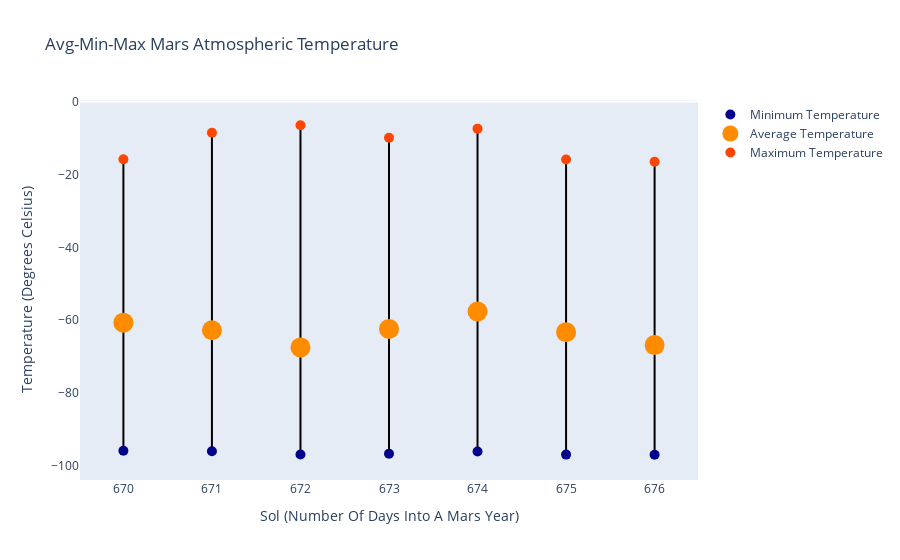

Notebook code cell kept with this figure:
### Markdown cell above
Notice above this **properties** variable that I'm working with. This is a dictionary which will take properties for our minimum, average and maximum. We'll fill this dictionary and plot our new figure:

### Code cell
#Basic graph Parameters
temp_graph_title = "Avg-Min-Max Mars Atmospheric Temperature"
xaxis_title = "Sol (Number Of Days Into A Mars Year)"
yaxis_title = "Temperature (Degrees Celsius)"

line_width = 2
line_colour = "black"

#Key For Each Attribute
min_key = "mn"
avg_key = "av"
max_key = "mx"
sol_key = "sol_id"

#Minimum Attribute Properties
min_prop = {
	"data"   : temperatures[min_key],
	"colour" : "darkblue",
	"size"   : 10,
	"name"  : "Minimum Temperature"
}

#Average Attribute Properties
avg_prop = {
	"data"   : temperatures[avg_key],
	"colour" : "darkorange",
	"size"   : 20,
	"name"  : "Average Temperature"
}

#Maximum Attribute Properties
max_prop = {
	"data"   : temperatures[max_key],
	"colour" : "orangered",
	"size"   : 10,
	"name"  : "Maximum Temperature"
}

temp_graph = go.Figure()

#Put Functions To Work!
plot_min_max_avg_graph(temp_graph, sols, min_prop, avg_prop, max_prop)
add_connection_lines(temp_graph, temperatures, sol_key, min_key, max_key, line_colour, line_width)
update_graph(temp_graph, temp_graph_title, xaxis_title, yaxis_title)

temp_graph.show()

### Figure 1 — Plotly figure (JSON) as saved in the notebook; plotly's stock layout.template omitted (floating-point values rounded to 4 significant figures)
{"data": [{"marker": {"color": "darkblue", "size": 10}, "mode": "markers", "name": "Minimum Temperature", "showlegend": true, "type": "scatter", "x": ["670", "671", "672", "673", "674", "675", "676"], "y": [-95.82, -95.96, -96.83, -96.65, -96.01, -96.87, -96.91]}, {"marker": {"color": "darkorange", "size": 20}, "mode": "markers", "name": "Average Temperature", "showlegend": true, "type": "scatter", "x": ["670", "671", "672", "673", "674", "675", "676"], "y": [-60.66, -62.76, -67.45, -62.39, -57.6, -63.28, -66.83]}, {"marker": {"color": "orangered", "size": 10}, "mode": "markers", "name": "Maximum Temperature", "showlegend": true, "type": "scatter", "x": ["670", "671", "672", "673", "674", "675", "676"], "y": [-15.83, -8.545, -6.506, -9.915, -7.439, -15.91, -16.5]}], "layout": {"shapes": [{"layer": "below", "line": {"color": "black", "width": 2}, "type": "line", "x0": 0, "x1": 0, "y0": -95.82, "y1": -15.83}, {"layer": "below", "line": {"color": "black", "width": 2}, "type": "line", "x0": 1, "x1": 1, "y0": -95.96, "y1": -8.545}, {"layer": "below", "line": {"color": "black", "width": 2}, "type": "line", "x0": 2, "x1": 2, "y0": -96.83, "y1": -6.506}, {"layer": "below", "line": {"color": "black", "width": 2}, "type": "line", "x0": 3, "x1": 3, "y0": -96.65, "y1": -9.915}, {"layer": "below", "line": {"color": "black", "width": 2}, "type": "line", "x0": 4, "x1": 4, "y0": -96.01, "y1": -7.439}, {"layer": "below", "line": {"color": "black", "width": 2}, "type": "line", "x0": 5, "x1": 5, "y0": -96.87, "y1": -15.91}, {"layer": "below", "line": {"color": "black", "width": 2}, "type": "line", "x0": 6, "x1": 6, "y0": -96.91, "y1": -16.5}], "title": {"text": "Avg-Min-Max Mars Atmospheric Temperature"}, "xaxis": {"showgrid": false, "title": {"text": "Sol (Number Of Days Into A Mars Year)"}, "type": "category"}, "yaxis": {"showgrid": false, "title": {"text": "Temperature (Degrees Celsius)"}}}}
